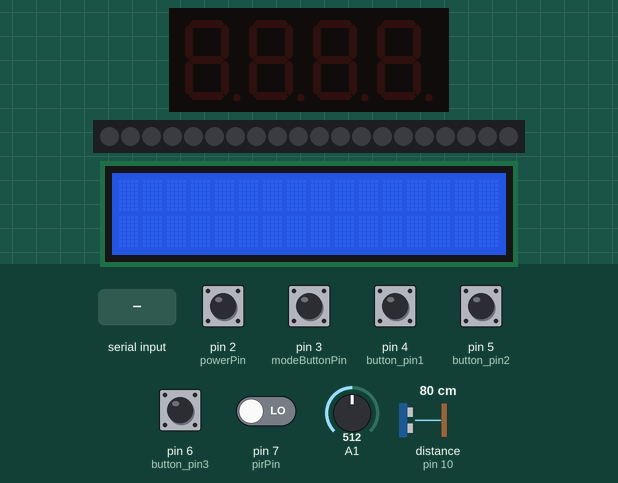
Bench run of a sketch on a simulated Arduino Mega 2560, built with avr-gcc and run on an emulated ATmega2560. Parts: 4-digit seven-segment display, 20 RGB LEDs in strip order, left to right, 16×2 character LCD. Wiring (inferred from the names in the program): 4-digit 7-segment display, segments lit when HIGH: segments pin 58, pin 59, pin 60, pin 61, pin 62, pin 63, pin 64, pin 65; digit selects pin 66, pin 67, pin 68, pin 69. The inputs (shaded band) are chosen by the test bench; at power-on: pin 2 (powerPin), pin 3 (modeButtonPin), pin 4 (button_pin1), pin 5 (button_pin2), pin 6 (button_pin3), pin 7 (pirPin) LOW, distance to the obstacle (sensor on pin 10) 80 cm, A1 = 512. The echo pulse lasts 58.3 µs per cm; the segment pins are drawn as the display they are named for; what the sketch prints to the serial monitor is not drawn.

Above: at 1.2 s.
1.3 s: "o\n" received over the second serial link
At 2.1 s:
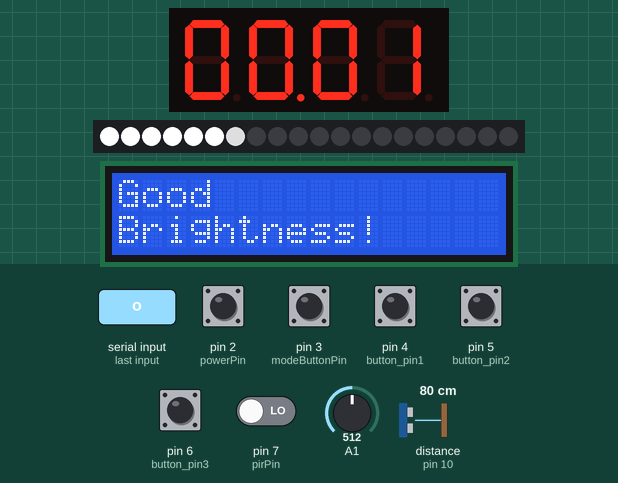
3.7 s: distance to the obstacle (sensor on pin 10) set to 2 cm
At 5.1 s:
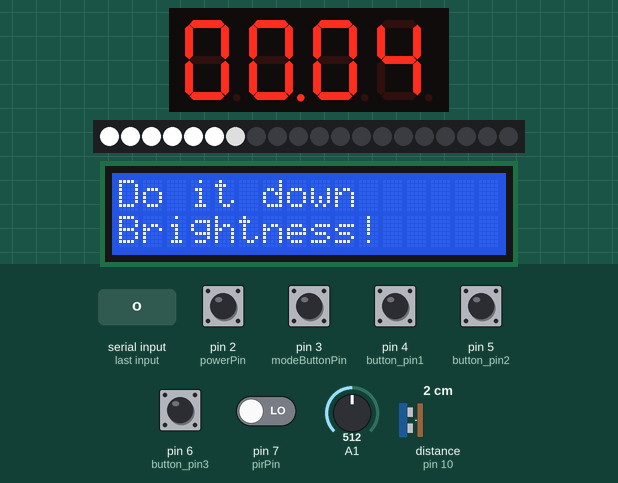
6.1 s: pin 3 (modeButtonPin) pulled HIGH for 0.15 s
6.8 s: A1 set to 716
9.8 s: pin 2 (powerPin) driven HIGH
At 11.0 s:
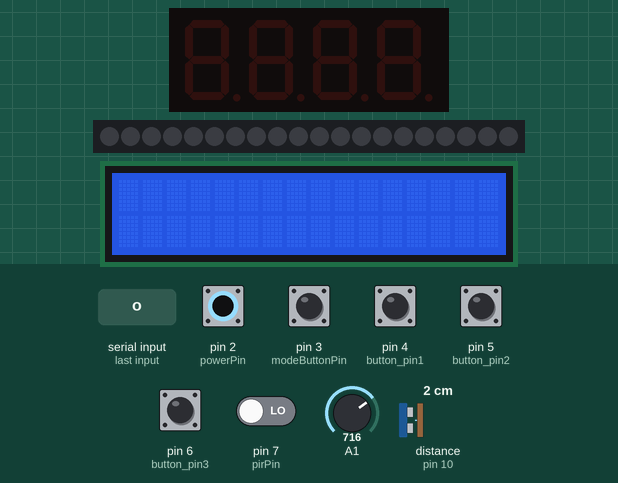
11.4 s: pin 2 (powerPin) pulsed LOW 5 times (0.12 s each, 0.3 s apart)
At 11.72 s:
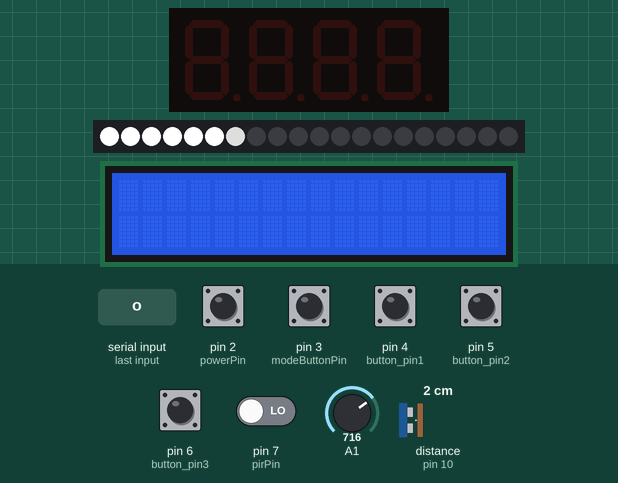
Timing chart, 0 to 14.4 s (numbered marks = the images above; inputs shaded):
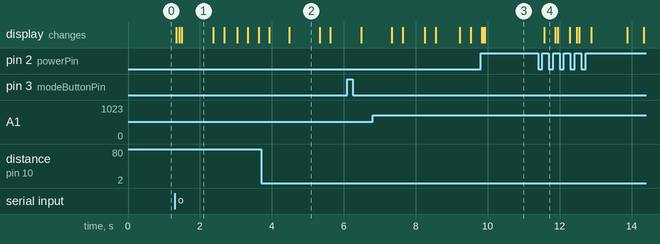

The sketch:

tesy.ino
```cpp
#include <Adafruit_NeoPixel.h>    //LED
#include <Arduino_FreeRTOS.h>   //멀티태스킹
#include <pitches.h>    //부저
#include <LiquidCrystal.h>    //text LCD

// 핀 번호 (RS, E, DB4, DB5, DB6, DB7)
LiquidCrystal lcd(44, 45, 46, 47, 48, 49); // LCD 연결  *확정*

//블루투스 통신
#define __MEGA2560__ 1          //0: Uno, 1: Mega 2560

#if __MEGA2560__
#define RxD 18
#define TxD 19
#define BTserial Serial1      //the software serial port
#else
#include <SoftwareSerial.h>       //Software Serial Port
#define RxD 2
#define TxD 3
SoftwareSerial BTserial(RxD, TxD); //the software serial port
#endif

#define BAUDRATE 9600

#ifdef _AVR_
#include <avr/power.h>
#endif

#define PIN 8                     // 디지털핀 어디에 연결했는지 입력   *확정*
#define LEDNUM 20

Adafruit_NeoPixel strip = Adafruit_NeoPixel(LEDNUM, PIN, NEO_GRBW + NEO_KHZ800);

String myString = "";

int brightLevel=3; //밝기조절단계를 3에서 시작
int BRIGHTNESS;    //led 밝기값

//변수들1
int echoPin = 10;   //초음파센서 input 연결핀
int trigPin = 9;   //초음파센서 output 연결핀
int speakerPin = A3;   //부저 연결핀
int melody[] = {NOTE_C6, NOTE_C5};    //부저 출력음
int selectMode = 0;     //모드변경변수
int modeButtonPin = 3;    //모드변경버튼 연결핀(절전, 졸음방지)   *확정*
int modeButtonCount = 0;     //모드변경버튼 누른횟수(확실한 버튼입력을 위해 필요)
boolean modeStatePrevious = false;
boolean modeStateCurrent;      //모드변경버튼상태 체크
int ledPin = 8;      //LED 연결핀    *확정*
int pirPin = 7;     //PIR센서 연결핀
int pirPreState = LOW;     //PIR센서 초기상태는 움직임이 없음을 가정
int pirCurState;     //PIR센서 현재상태 확인 변수
int timeCount = 1;      //시간 카운트다운 변수(불을키고 난뒤의 시간, 움직임감지모드의 경우에는 감지가 안되는 시간)
int illuminance = A1;   //조도센서 연결핀
int environment = 3;
int powerPin = 2;      //전원버튼핀   *확정*
int powerState = 0;      //전원on/off
int powerCount = 0;     //전원버튼 누른횟수
//boolean powerStatePrevious = false;
//boolean powerStateCurrent;      //전원버튼상태 체크
unsigned long time_current, time_previous;
unsigned long time_previous1, time_current1;
unsigned long time_current2, time_previous2;    //millis 사용을 위한 변수들

//변수들2
byte patterns[] = {
  0xFC, 0x60, 0xDA, 0xF2, 0x66, 0xB6, 0xBE, 0xE4, 0xFE, 0xE6
};   //부저 출력음 패턴
int digit_select_pin[] = {66, 67, 68, 69}; // 자릿수 선택 핀
// 7세그먼트 모듈 연결 핀 ‘a, b, c, d, e, f, g, dp’ 순서   *확정*
int segment_pin[] = {58, 59, 60, 61, 62, 63, 64, 65};     //  *확정*
long SEGMENT_DELAY = 3;
int minutes = 0, seconds = 0, hours = 0, prev_seconds = 0; //시간
int button_pin1 = 4;   //타이머, 알람 모드 설정   *확정*
int button_pin2 = 5;   //타이머 초기화, 알람 시간설정   *확정*
int button_pin3 = 6;   //타이머 실행/정지   *확정*
boolean state_previous = false, state_previous2 = false, state_previous3 = false; //버튼 상태
boolean state_current, state_current2, state_current3;
boolean state_button = true, state_button3 = true, state_button_prev;
int state_button2 = 1;

//segment사용을 위한 함수들
void show_digit(int pos, int number) { // (위치, 출력할 숫자)
  for (int i = 0; i < 4; i++) {
    if (i + 1 == pos) // 해당 자릿수의 선택 핀만 LOW로 설정
      digitalWrite(digit_select_pin[i], LOW);
    else // 나머지 자리는 HIGH로 설정
      digitalWrite(digit_select_pin[i], HIGH);
  }
  for (int i = 0; i < 8; i++) {
    boolean on_off = bitRead(patterns[number], 7 - i);
    digitalWrite(segment_pin[i], on_off);
    if (pos == 2) {
      digitalWrite(segment_pin[7], HIGH);
    }
  }
}

void show_4_digit(int number) {
  number = number % 10000;
  int thousands = number / 1000;
  number = number % 1000;
  int hundreads = number / 100;
  number = number % 100;
  int tens = number / 10;
  int ones = number % 10;
  long budget = SEGMENT_DELAY;

  show_digit(1, thousands);
  delay(SEGMENT_DELAY);
  show_digit(2, hundreads);
  delay(SEGMENT_DELAY);
  show_digit(3, tens);
  delay(SEGMENT_DELAY);
  show_digit(4, ones);
}

//버튼눌림확인 함수
boolean button(int buttonPin) {
  static boolean powerStatePrevious[5] = {false, false, false, false, false};
  static boolean powerStateCurrent[5];
  int index = buttonPin - 2;
  boolean result = false;
  powerStateCurrent[index] = digitalRead(buttonPin);
  if (powerStateCurrent[index]) {
      if (powerStatePrevious[index] == false) {
        powerStatePrevious[index] = true;
        result = true;
      }
      vTaskDelay( 50 / portTICK_PERIOD_MS );   //속도저하 문제 발생가능있음.
    }
    else {
      powerStatePrevious[index] = false;
    }
    return result;
}

//주변환경의 단계 받아오는 함수
int environmentState(int trigPin, int echoPin, int illuminancePin) {
  float duration, distance;
      digitalWrite(trigPin, LOW);
      digitalWrite(echoPin, LOW);
      delayMicroseconds(2);
      digitalWrite(trigPin, HIGH);
      vTaskDelay( 10 / portTICK_PERIOD_MS );
      digitalWrite(trigPin, LOW);
      duration = pulseIn(echoPin, HIGH);
      distance = ((float)(340 * duration) / 10000) / 2;
      int distance_value = map(distance, 0, 50, 1, 5);    //거리 맵핑

      int senVal = analogRead(illuminancePin);         //조도센서 입력
      int bright_value = map(senVal, 200, 1000, 1, 5);    //주변 밝기 맵핑, 어두울수록 값커짐

      int average = distance_value * bright_value / 2;    //밝기 추천을 위해 현재상태를 1부터5로 나타내어 거기에맞는 밝기를 추천해줌
      //Serial.println(average);    //테스트

      return average;
}

void ledOn(){
  strip.setBrightness(BRIGHTNESS);
  strip.begin();
  strip.setPixelColor(0, 255, 255, 255, 255);
  strip.setPixelColor(1, 255, 255, 255, 255);
  strip.setPixelColor(2, 255, 255, 255, 255);
  strip.setPixelColor(3, 255, 255, 255, 255);
  strip.setPixelColor(4, 255, 255, 255, 255);
  strip.setPixelColor(5, 255, 255, 255, 255);
  strip.setPixelColor(6,255,255,255,0);
  strip.show();
}

void ledOff(){
  strip.setBrightness(0);
  strip.begin();
  strip.show();
}

void dontSleep() {
  for (int i = 0; i < 5; i++) {
    ledOff();
    tone(speakerPin, melody[0], 500);
    vTaskDelay( 500 / portTICK_PERIOD_MS );
    noTone(speakerPin);
    ledOn();
    tone(speakerPin, melody[1], 500);
    vTaskDelay( 500 / portTICK_PERIOD_MS );
    noTone(speakerPin);
    //부저음,LED깜박임
    }
    modeButtonCount = 0;     //모드를 다시 절전모드로 변경
    timeCount = 1;
}

void powerSaving() {
  ledOff();
  powerCount++;
}

long get_number_from_bluetooth()
{
  static const int MAX_BUFFER_SIZE = 256;
  static char buffer[MAX_BUFFER_SIZE];
  long result = -1;
  int idx = 0;
  char ch;

  buffer[0] = 0;
  do {
    if (BTserial.available()) {
      if (idx >= MAX_BUFFER_SIZE) {
        Serial.print("Buffer overflow detected... return -1;");
        return -1;
      }
      ch = BTserial.read();
      buffer[idx] = ch;
      idx = idx + 1;
    }
    // vTaskDelay( 50 / portTICK_PERIOD_MS );   //속도저하 문제 발생가능있음
  } while (ch != '\n');
  buffer[idx - 1] = 0;
  result = atol(buffer);
  return result;
}

//멀티태스킹
void Task1( void *pvParameters );
void Task2( void *pvParameters );
void Task3( void *pvParameters );

void setup() {

  /* 9600 baudrate로 시리얼 통신을 진행하도록 합니다. */
  Serial.begin(9600);

  Serial.begin(BAUDRATE);
  BTserial.begin(BAUDRATE);

  strip.begin();
  strip.show();

  while (!Serial) {
    ; /* (선택적) 시리얼이 준비가 되지 않는 경우가 있을 수 있기 때문에, 준비를 시켜주도록 합니다. */
  }

  /*
     독립적으로 돌아갈 2개의 Task를 생성하도록 합니다.
  */
  xTaskCreate(
    Task1    /* 독립적으로 실행 시킬 함수에 해당합니다. */
    ,  "segment관련"   /* 이게 어떤 Task인지 설명하는 부분으로 주석과 같은 역할이라고 보면 됩니다. 아무 문자열을 넣어도 상관 없습니다. */
    ,  128       /* 이 Task에 할당이 될 스택의 크기입니다. CPU의 WORD 바이트 값을 곱해주면 실제 크기를 계산할 수 있습니다. */
    ,  NULL      /* 함수의 pvParameters로 넘길 인수에 해당합니다. 별 일 없으면 NULL로 설정하면 됩니다. */
    ,  1        /* 이 Task의 우선 순위에 해당합니다. 우선 순위가 높을수록 먼저 실행됩니다. (0(가장 작음) ~ 3(가장 큼)) */
    ,  NULL      /* 이 Task를 다른 곳에서 다루는 핸들을 설정하는 부분입니다. 별 일 없으면 NULL로 설정하면 됩니다.*/
  );

  xTaskCreate(
    Task2
    ,  "나머지 동작들"
    ,  128
    ,  NULL
    ,  1
    ,  NULL
   );

   xTaskCreate(
    Task3
    ,  "블루투스"
    ,  128
    ,  NULL
    ,  1
    ,  NULL );

}

void loop()
{
  /* 비우도록 합니다. FreeRTOS를 사용할 때에는 사용하지 않습니다. */
}

void Task1(void *pvParameters)
{
  (void) pvParameters;

  Serial.begin(9600);
  pinMode(button_pin1, INPUT);
  pinMode(button_pin2, INPUT);
  pinMode(button_pin3, INPUT);
  for (int i = 0; i < 4; i++) {
    pinMode(digit_select_pin[i], OUTPUT);
  }
  for (int i = 0; i < 8; i++) {
    pinMode(segment_pin[i], OUTPUT);
  }
  time_previous1 = millis();
  int prePowerState = 0;
  lcd.begin(16, 2); // LCD 초기화

  //loop() 시작
  for (;;)
  {
    if (powerState == 1) {
      //if (prePowerState == 0) {
        lcd.display();   //화면 켜기
        //prePowerState == 1;
      //}
      //밝기 권장 안내lcd출력
      if (environment < brightLevel) {
        lcd.clear();
        lcd.setCursor(0, 0);
        lcd.print("Do it down");
        lcd.setCursor(0, 1);
        lcd.print("Brightness!");
        //lcd에 "밝기낮춤 추천"
      }
      else if (environment > brightLevel) {
        lcd.clear();
        lcd.setCursor(0, 0);
        lcd.print("Do it up");
        lcd.setCursor(0, 1);
        lcd.print("Brightness!");
        //lcd에 "밝기높힘 추천"
      }
      else if (environment == brightLevel){  //같다면
        lcd.clear();
        lcd.setCursor(0, 0);
        lcd.print("Good");
        lcd.setCursor(0, 1);
        lcd.print("Brightness!");
        //lcd에 "적절한 밝기"
      }

      state_current = digitalRead(button_pin1);

      if (state_previous == false && state_current == true)
      {
        state_button = !state_button;
      }
      state_previous = state_current;
      state_button_prev = state_button;

      state_current3 = digitalRead(button_pin3);
      if (state_previous3 == false && state_current3 == true)
      {
        state_button3 = !state_button3;
      }
      state_previous3 = state_current3;

      //타이머 실행
      if (state_button == true) {

        if (state_button_prev == false && state_button == true) { //알람->타이머 값 초기화
          hours = 0;
          minutes = 0;
          seconds = 0;
        }

        state_current2 = digitalRead(button_pin2); //타이머 reset
        if (state_previous2 == false && state_current2 == true)
        {
          hours = 0;
          minutes = 0;
          seconds = 0;
        }
        state_previous2 = state_current2;

        //타이머 실행/정지
        if (state_button3 == true) {
          time_current1 = millis();
          if (time_current1 - time_previous1 >= 1000) { // 1초 경과
            time_previous1 = time_current1;
            seconds++; // 초 증가
            if (seconds == 60) { // 60초가 되면 분 증가
              seconds = 0;
              minutes++;
            }
            if (minutes == 60) {
              minutes = 0;
              hours++;// 60분이 되면 0으로 되돌림
            }
          }
        }
        if (hours == 0)
          show_4_digit(minutes * 100 + seconds);// 시간 표시를 위해 4자리 숫자로 만듦
        else
          show_4_digit(hours * 100 + minutes);

        state_button_prev = state_button;
      }


      //알람 실행
      if (state_button == false) {

        if (state_button_prev == true && state_button == false) { //타이머->알람 초기화
          state_button2 = 1;
        }

        if (button(button_pin2)) {
          state_button2++;
          if (state_button2 > 3)
            state_button2 = 1;
        }

        if (state_button2 == 3) { //알람 시작
          time_current1 = millis();
          if (time_current1 - time_previous1 >= 1000) { // 1초 경과
            time_previous1 = time_current1;
            seconds--; // 초 감소
            prev_seconds = seconds;
            if (seconds == 0) {
              if (minutes != 0) {
                seconds = 59;
                minutes--;
              }
            }
            if (seconds < 0) {
              seconds = 0;
            }
          }
          if (seconds == 0 && minutes == 0) { //알람 울림
            int noteLength = 1000 / 4;
            tone(speakerPin, NOTE_E4, noteLength);
            vTaskDelay( 50 / portTICK_PERIOD_MS );
          }
        }
        else if (state_button2 == 1) { //알람 끄기
          noTone(speakerPin);
          seconds = 0;
          hours = 0;
          minutes = 0;
          prev_seconds = 0;
        }
        else if (state_button2 == 2) { //분 설정
          minutes = get_number_from_bluetooth();
          Serial.print("minutes:");
          Serial.println(minutes);
          seconds = get_number_from_bluetooth();
          Serial.print("seconds:");
          Serial.println(seconds);
          state_button2 = 3;
        }
        show_4_digit(minutes * 100 + seconds);
        state_button_prev = state_button;
      }
      prePowerState = 1;
    }
    if(powerState == 0) {
      if (prePowerState == 1) {
        lcd.noDisplay();
        hours=0;
        minutes=0;
        seconds=0;
        for(int i=0; i<4; i++){
          digitalWrite(digit_select_pin[i], LOW);
        }
        for(int i=0; i<8; i++){
          digitalWrite(segment_pin[i], LOW);
        }
      }
      prePowerState == 0;
    }
    vTaskDelay(1);
  }
}

void Task2(void *pvParameters)
{
  (void) pvParameters;

  pinMode(powerPin, INPUT);
  pinMode(pirPin, INPUT);
  pinMode(modeButtonPin, INPUT);
  pinMode(echoPin, INPUT);
  pinMode(A2, INPUT);

  pinMode(trigPin, OUTPUT);
  pinMode(ledPin, OUTPUT);

  Serial.begin(9600);
  time_previous = millis();

  for (;;)
  {
    //전원버튼 입력확인, 입력안될시 뒤 동작들 모두 안함.
    if(button(powerPin)) {
      powerCount++;
      timeCount = 0;
    }
    powerState = powerCount % 2;
    //전원off일때 동작들
    if (powerState == 0) {
      //led off
      ledOff();
      //Serial.println("Power off");
    }
    //전원on일때 동작들
    if (powerState == 1) {
      //Serial.println("Power on");
      //led on
      ledOn();

      //주변환경의 단계 받아오는 함수
      environment = environmentState(trigPin, echoPin, illuminance);

      //버튼 누름 확인후 모드 변경
      if(button(modeButtonPin)) {
        modeButtonCount++;
        timeCount = 0;
        //Serial.println("Mode change");
      }
      selectMode = modeButtonCount % 2;

      //PIR센서의 감지 확인
      time_current2 = millis();
      if (time_current2 - time_previous2 >= 1000) {
        time_previous2 = time_current2;
        pirCurState = digitalRead(pirPin);
        if (pirCurState == pirPreState ) {
          timeCount++;
        }
        else {
          timeCount = 1;
        }
        pirPreState = pirCurState;
        Serial.println(timeCount);
      }

      time_current = millis();
      if (time_current - time_previous >= 1000) {
        time_previous = time_current;
        //절전모드(초기모드)
        if (selectMode == 0) {
          if (timeCount >= 8) {  //n초뒤에 절전
            powerSaving();
          }
        }
        //졸음방지모드(버튼 입력시)
        if (selectMode == 1) {
          if (timeCount > 8) {  //n초뒤에 절전
            dontSleep();
          }
        }
      }
    }
    vTaskDelay(1);
  }
}


void Task3(void *pvParameters)
{
  (void) pvParameters;

  for (;;)
  {
    char read_data = BTserial.peek();

    // BT –> Data –> Serial
    if (BTserial.available()) {
      Serial.write(read_data);
    }

    if (read_data == 'o') {
      powerCount++;
      BTserial.read();
    }
    if (powerState == 1) {
      if(read_data=='u'){
        brightLevel++;
        BTserial.read();
        if(brightLevel>=5){
          brightLevel=5;
        }
      }
      if(read_data=='d'){
        brightLevel--;
        BTserial.read();
        if(brightLevel<=1){
          brightLevel=1;
        }
      }
      if(brightLevel==1){
        BRIGHTNESS=51;
      }
      if(brightLevel==2){
        BRIGHTNESS=102;
      }
      if(brightLevel==3){
        BRIGHTNESS=153;
      }
      if(brightLevel==4){
        BRIGHTNESS=204;
      }
      if(brightLevel==5){
        BRIGHTNESS=255;
      }
      ledOn();
    }

    if (powerState == 0) {
      ledOff();
    }


    vTaskDelay(1);
  }

}
```

Measured:
- after the input at 1.3 s, the display: first changes at once (image 1 shows a later state)
- after the input at 3.7 s, the display: first changes after 0.23 s (image 2 shows a later state)
- after the input at 9.8 s, the display: first differs from a run without the input after 0.06 s (image 3 shows a later state)
- what the display in image 1 shows lasts 0.9 s, from 1.5 s to 2.4 s
- what the display in image 2 shows lasts 0.8 s, from 4.5 s to 5.3 s
